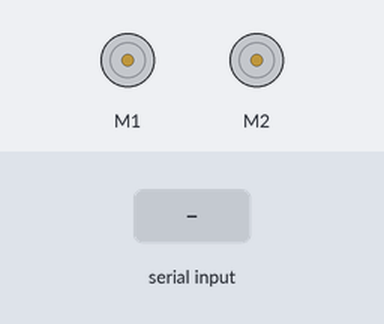
A sketch run on a simulated Arduino Uno, built with avr-gcc and run on an emulated ATmega328P. Shown: 2 × DC motor (green arrow = forward, orange = backward, longer = faster). The test bench sets the inputs (shaded band).

Above: at 1.2 s.
1.3 s: "f" received over Serial
At 1.7 s:
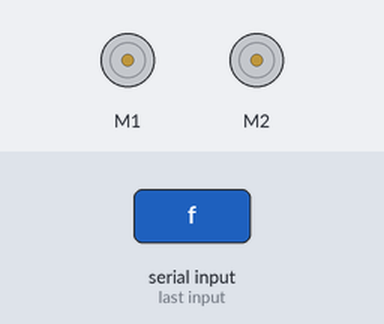
2.9 s: "b" received over Serial
At 4.1 s:
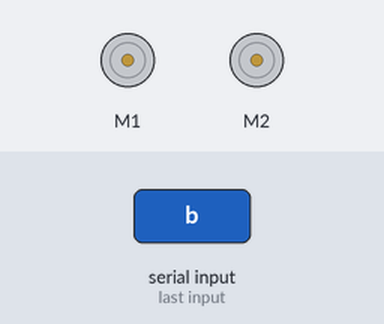
4.5 s: "l" received over Serial
At 5.4 s:
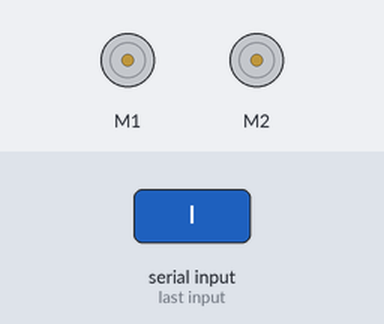
6.1 s: "r" received over Serial
At 6.6 s:
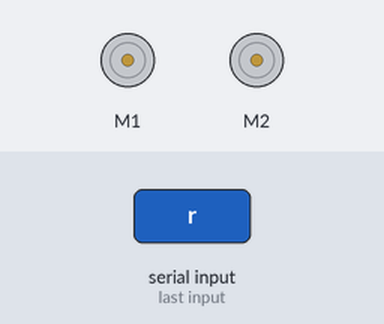
7.7 s: "w" received over Serial
At 8.9 s:
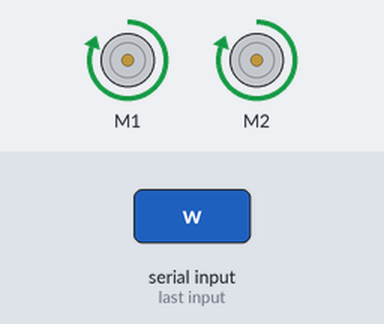
9.2 s: "d" received over Serial
At 10.1 s:
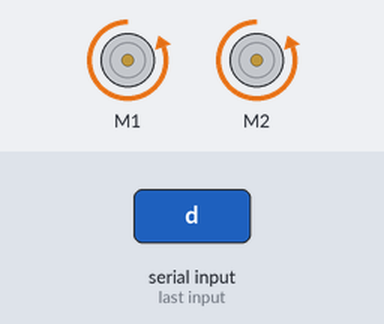
Timing chart, 0 to 11.7 s (numbered marks = the images above; inputs shaded):
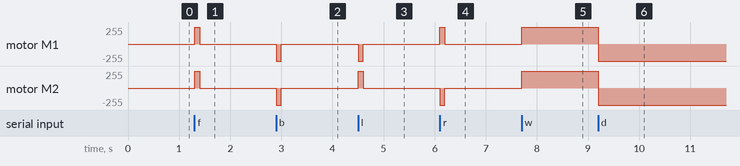

The sketch:

DC_Motor_test.ino
```cpp
/*
Test script for the motor shield

Wiring the module:
  VIN pin to VIN on the controller board;
  +5V pin to +5V on the controller board;
  GND pin to GND on the controller board;
  D4 pin to D4 on the controller board;
  D7 pin to D7 on the controller board;
  D8 pin to D8 on the controller board;
  D12 pin to D12 on the controller board;

Set serial output channel to 9600;
*/

#include <AFMotor.h>

AF_DCMotor motor1(1);
AF_DCMotor motor2(2);

char val;

void setup() {

  Serial.begin(9600);

  motor1.setSpeed(255);
  motor2.setSpeed(255);
}

void loop() {

  if(Serial.available()>0){
    val = Serial.read();
    // UP_ARROR: move forward for 1sec
    if(val == 'f'){
        motor1.run(FORWARD);
        motor2.run(FORWARD);
        delay(100);
        motor1.run(RELEASE);
        motor2.run(RELEASE);
        }
    // DOWN_ARROW: move backward for 1sec
    if(val == 'b'){
        motor1.run(BACKWARD);
        motor2.run(BACKWARD);
        delay(100);
        motor1.run(RELEASE);
        motor2.run(RELEASE);
        }
    // LEFT_ARROW: left turn for 0.1sec
    if(val == 'l'){
        motor1.run(BACKWARD);
        motor2.run(FORWARD);
        delay(100);
        motor1.run(RELEASE);
        motor2.run(RELEASE);
        }
    // RIGHT_ARROW: right turn for 0.1sec
    if(val == 'r'){
        motor1.run(FORWARD);
        motor2.run(BACKWARD);
        delay(100);
        motor1.run(RELEASE);
        motor2.run(RELEASE);
        }
    // TRIANGLE BUTTON: keep moving forward
    if(val == 'w'){
        motor1.run(FORWARD);
        motor2.run(FORWARD);
        }
    // CROSS BUTTON: keep moving backward
    if(val == 'd'){
        motor1.run(BACKWARD);
        motor2.run(BACKWARD);
        }
    // CIRCLE BUTTON: dancing
    if(val == 't'){
        motor1.run(BACKWARD);
        motor2.run(FORWARD);
        delay(3000);
        motor1.run(FORWARD);
        motor2.run(BACKWARD);
        delay(3000);
        motor1.run(RELEASE);
        motor2.run(RELEASE);
        }
    // SQUARE BUTTON: stop
    if(val == 's'){
        motor1.run(RELEASE);
        motor2.run(RELEASE);
        }
  }
}
```

Measured:
- after the input at 1.3 s, motor M1, motor M2: stopped → forward 255/255 at once, → stopped 0.10 s later
- after the input at 2.9 s, motor M1, motor M2: stopped → backward 255/255 at once, → stopped 0.10 s later
- after the input at 4.5 s, motor M1: stopped → backward 255/255 at once, → stopped 0.10 s later; motor M2: stopped → forward 255/255 at once, → stopped 0.10 s later
- after the input at 6.1 s, motor M1: stopped → forward 255/255 at once, → stopped 0.10 s later; motor M2: stopped → backward 255/255 at once, → stopped 0.10 s later
- after the input at 7.7 s, motor M1, motor M2: stopped → forward 255/255 at once
- after the input at 9.2 s, motor M1, motor M2: forward 255/255 → backward 255/255 at once
